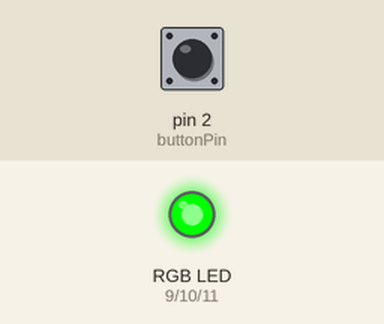
Simulated run of this sketch. Board: Arduino Uno, built with avr-gcc and run on an emulated ATmega328P. On the bench: an RGB LED mixed from three pins (HIGH = lit). Inputs (shaded band) come from the test bench; at power-on: pin 2 (buttonPin) LOW. Dim RGB values are drawn brighter than linear.

Above: at 1.2 s.
1.3 s: pin 2 (buttonPin) pulled HIGH for 0.15 s
At 2.2 s:
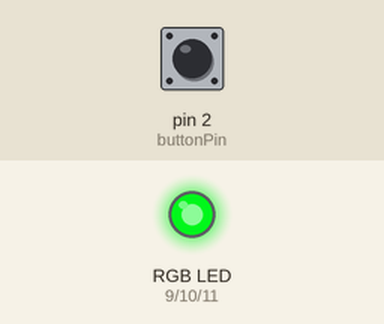
4.4 s: pin 2 (buttonPin) pulled HIGH for 1 s
At 5.8 s:
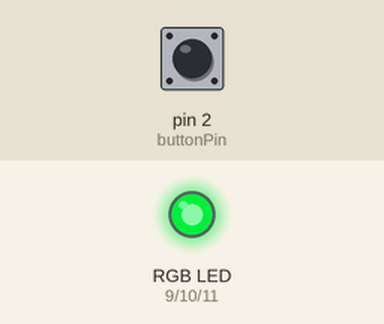
8.4 s: pin 2 (buttonPin) pulled HIGH for 0.15 s
At 8.8 s:
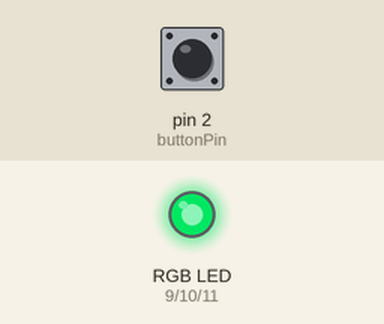
11.5 s: pin 2 (buttonPin) pulsed HIGH 2 times (0.12 s each, 0.3 s apart)
At 12.6 s:
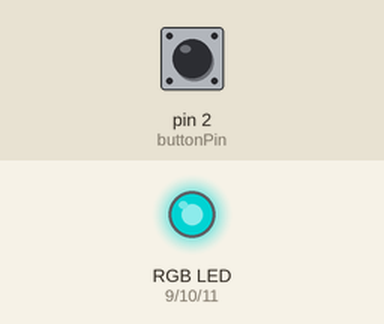
13.6 s: pin 2 (buttonPin) pulled HIGH for 3.2 s
19.8 s: pin 2 (buttonPin) pulsed HIGH 5 times (0.12 s each, 0.3 s apart)
Timing chart, 0 to 36.5 s (numbered marks = the images above; inputs shaded):
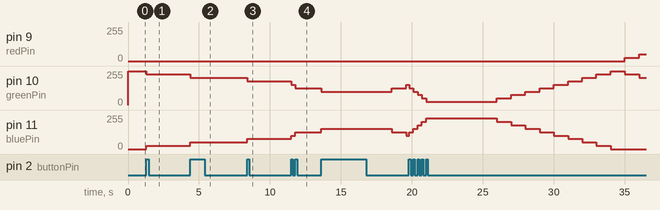

The sketch:

113AT0021_InteractiveToyProject.ino
```cpp
// Pin Setup
const int redPin = 9;
const int greenPin = 10;
const int bluePin = 11;
const int buttonPin = 2;

// Mood Variables
int mood = 10;  // start from neutral
int buttonState = 0;
bool buttonPressed = false;

unsigned long lastPressTime = 0;
unsigned long lastDecreaseTime = 0;

const long unTouchInterval = 5000;  // 5 seconds no touch → start decreasing
const long decreaseInterval = 1000; // decrease 1 point per second

// Function Prototype
void showLEDState(int value);

void setup() {
  pinMode(buttonPin, INPUT);
  pinMode(redPin, OUTPUT);
  pinMode(greenPin, OUTPUT);
  pinMode(bluePin, OUTPUT);
}

void loop() {
  showLEDState(mood);

  buttonState = digitalRead(buttonPin);

  // If button pressed (+1 mood)
  if (buttonState == HIGH && !buttonPressed) {
    mood++;
    if (mood > 20) mood = 20;
    buttonPressed = true;
    lastPressTime = millis(); // reset untouched timer
  }

  // Detect button released
  if (buttonState == LOW && buttonPressed) {
    buttonPressed = false;
  }

  unsigned long currentTime = millis();

  // Check if untouched for 5 seconds
  if (currentTime - lastPressTime > unTouchInterval) {
    // Reduce 1 point per second
    if (currentTime - lastDecreaseTime > decreaseInterval) {
      mood--;
      if (mood < 0) mood = 0;
      lastDecreaseTime = currentTime;
    }
  }
}

// Mood-to-RGB Gradient: Red → Green → Blue
void showLEDState(int value) {
  if (value < 0) value = 0;
  if (value > 20) value = 20;

  float t = value / 20.0;  // convert 0..20 to 0.0..1.0
  int r, g, b;

  if (t <= 0.5) {
    // Red → Green (0 to 10 points)
    float x = t / 0.5;
    r = (int)((1.0 - x) * 255); // 255 → 0
    g = (int)(x * 255);         // 0 → 255
    b = 0;
  } else {
    // Green → Blue (10 to 20 points)
    float x = (t - 0.5) / 0.5;
    r = 0;
    g = (int)((1.0 - x) * 255); // 255 → 0
    b = (int)(x * 255);         // 0 → 255
  }

  analogWrite(redPin, r);
  analogWrite(greenPin, g);
  analogWrite(bluePin, b);
}
```

Measured:
- after the input at 1.3 s, pin 10 (greenPin): 255/255 → 229/255 at once; pin 11 (bluePin): 0/255 → 25/255 at once
- after the input at 4.4 s, pin 9 (redPin): stays 0/255 (without the input it goes to 25/255 after 2.9 s); pin 11 (bluePin): 25/255 → 51/255 at once
- after the input at 8.4 s, pin 9 (redPin): stays 0/255 (without the input it goes to 25/255 after 3.0 s)
- after the input at 11.5 s, pin 10 (greenPin): 178/255 → 153/255 at once, → 127/255 0.30 s later; pin 11 (bluePin): 76/255 → 101/255 at once, → 127/255 0.30 s later
